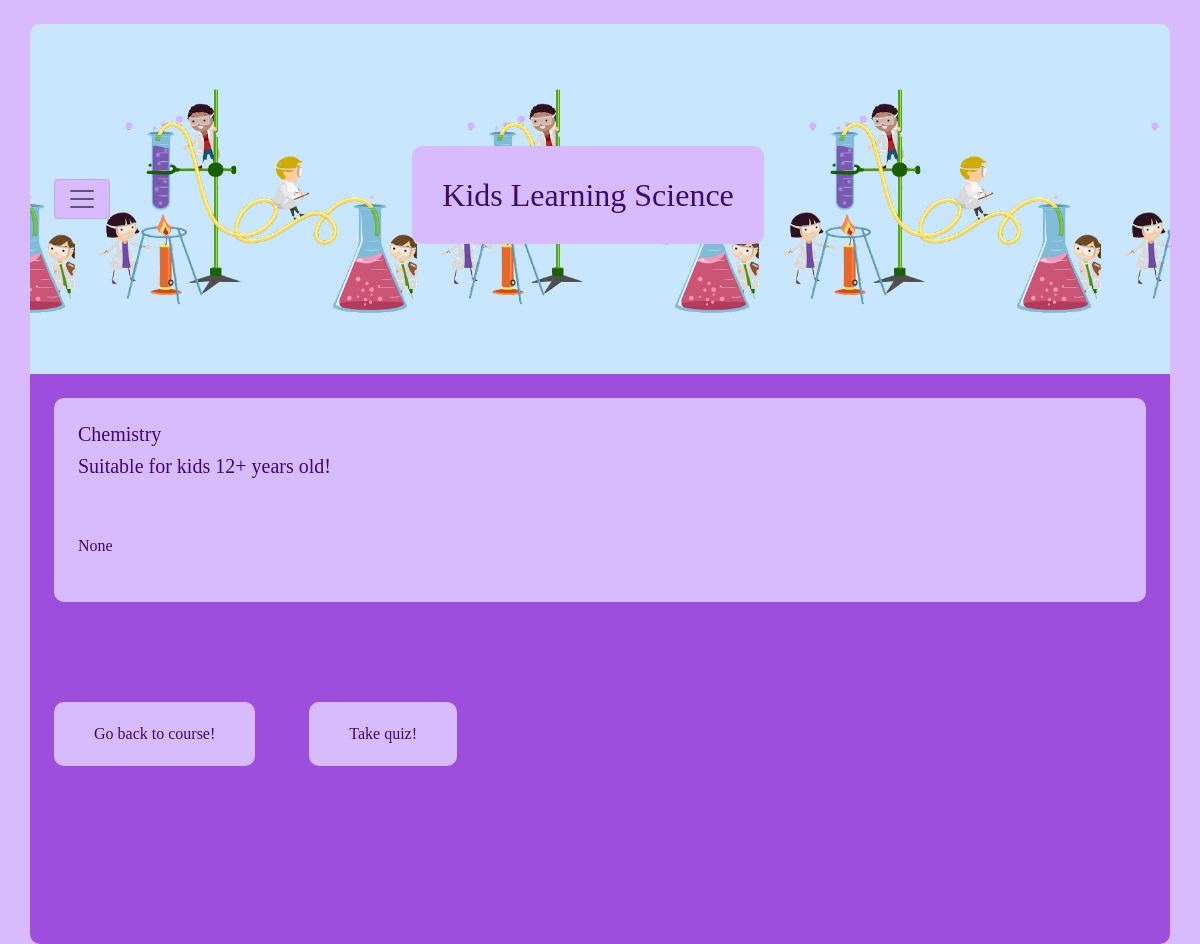
The app's page /chemistry/advanced/video/, older data.
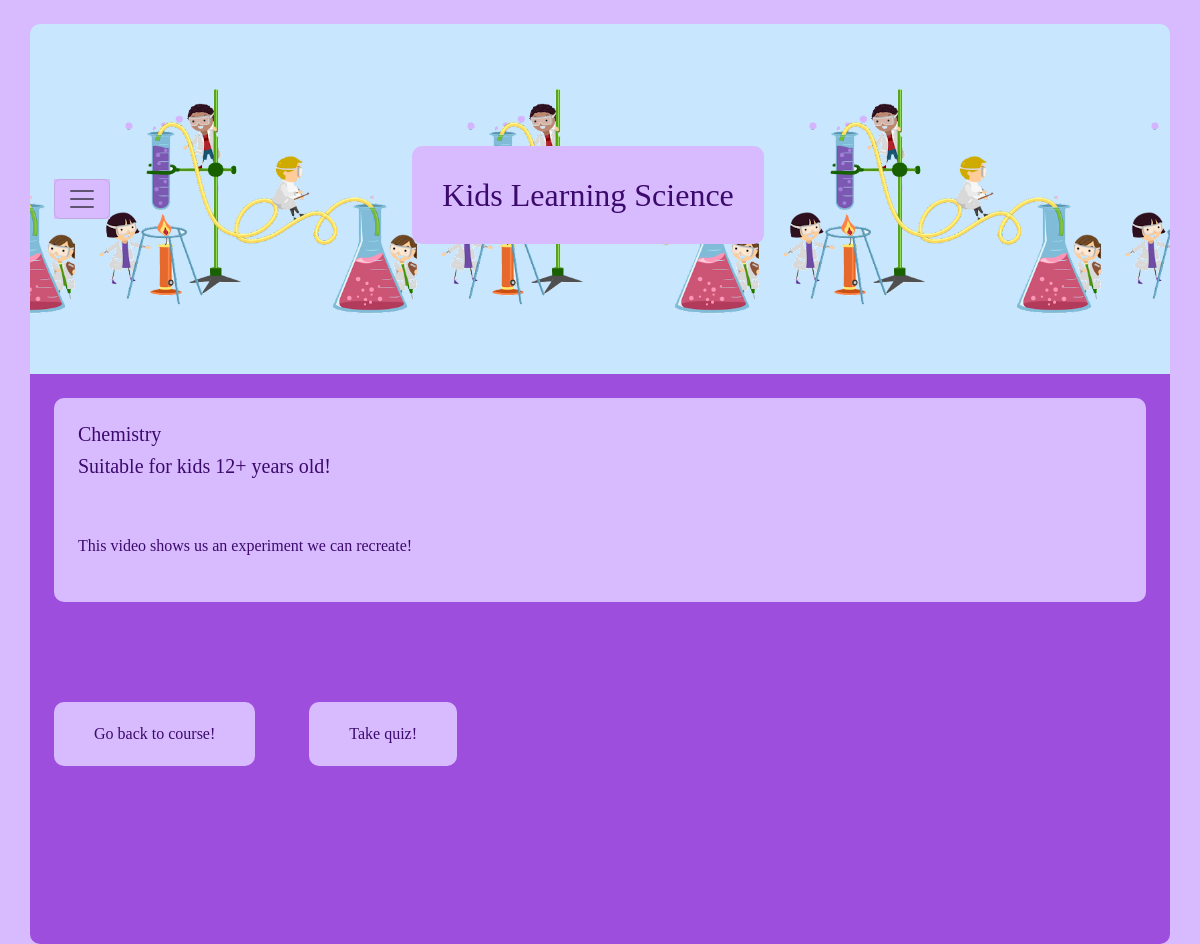
The same page, newer data.
### HW5App/models.py (models this page shows, shortened)
class Course(models.Model):
    title = models.CharField(max_length=50)
    description = models.TextField(max_length=1000, null=True)
    topic = models.ForeignKey(Topic, on_delete=models.CASCADE)
    age = models.ForeignKey(AgeGroup, on_delete=models.CASCADE)
    tutorial_Video = EmbedVideoField()
    videodescription = models.CharField(max_length=50, null=True)

class Topic(models.Model):
    title = models.CharField(max_length=50)

class AgeGroup(models.Model):
    title = models.CharField(max_length=50)

### HW5App/views.py (the view)
# urls.py: path('chemistry/advanced/video/', chem3tutorial, name="chem3tutorial"),
def chem3tutorial(request):
    try:
        courses = Course.objects.all()
    except Course.DoesNotExist:
        courses = None
    context = {"courses": list(courses)}
    return render(request, "chem3tutorial.html", context=context)

### templates/chem3tutorial.html (shortened to what this page needs)
{% load embed_video_tags %}
<!DOCTYPE html>
<html lang="en">
<head>
    <link href="https://cdn.jsdelivr.net/npm/bootstrap@5.2.0-beta1/dist/css/bootstrap.min.css" rel="stylesheet"
>
        {% load static %} background-image: url('{% static 'kids.png'%}');
</head>
<body>
<div class="container">
    <nav class="navbar mt-4 p-4">
        <div>
            <button class="navbar-toggler " type="button" data-bs-toggle="offcanvas" data-bs-target="#offcanvasNavbar"
                    aria-controls="offcanvasNavbar">
                <span class="navbar-toggler-icon"></span>
            </button>
        </div>
        <h2 class="title">Kids Learning Science <br>
            </h2>
    </nav>
    <div class="jumbotron p-4 text-left">
        <div id="div1">
            <div class="p-4 border-top-custom">
                <h5>{{ courses.5.topic.title }}</h5>
                <h5>Suitable for kids {{ courses.5.age.title }} years old!</h5>
            </div>
            <div class="p-4">
                {{ courses.5.videodescription }}
            </div>
            <p class="lead"></p>
        </div>
        <button class="watch"><a style="background-color: transparent; text-decoration: none; padding: 20px; color: #3c096c"
                                 href="{% url 'chem3' %}">Go back to course!</a></button>
<button class="watch"><a
                style="background-color: transparent; padding: 20px; text-decoration: none; color: #3c096c"
                href="{% url 'quiz' %}">Take quiz!</a></button>    </div>
</div>
</body>
</html>

Row changes from the older to the newer data that the page shows:
changed Course "Chemistry": videodescription "None" → "This video shows us an experiment we can recreate!"
